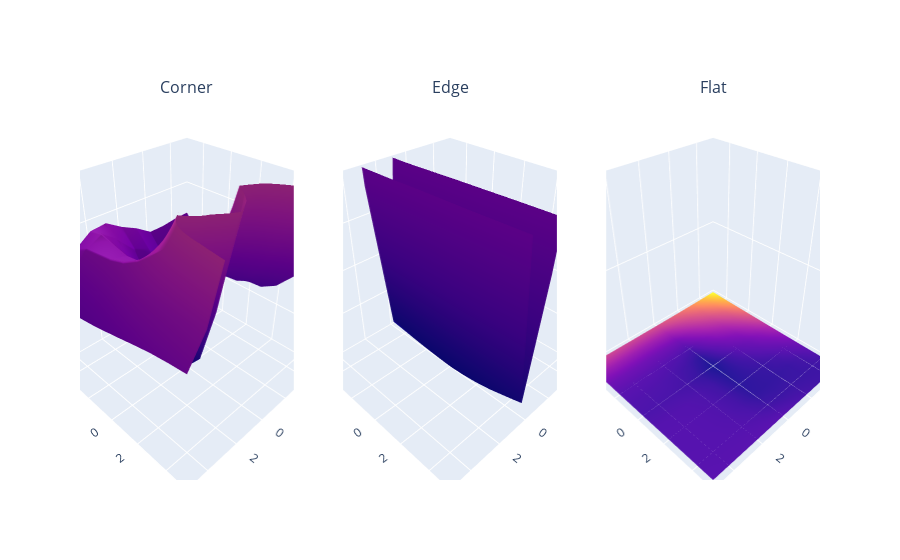

Notebook code for this chart:
### Code cell
import plotly as py
import plotly.graph_objs as go
from plotly.subplots import make_subplots

def evaluate_E(gray_image, x, y, weights, uv_range):
    out = np.zeros((2*uv_range+1, 2*uv_range+1))
    for xi, u in enumerate(range(-uv_range, uv_range+1)):
        for yi, v in enumerate(range(-uv_range, uv_range+1)):
            out[yi, xi] = E(gray_image, u, v, x, y, weights)
    return out

def plot_E(gray_image, x, y):
    weights = scipy.signal.gaussian(9, 1.5).reshape(9,1)
    weights = weights @ weights.T
    z = evaluate_E(gray_image, x, y, weights, 5)
    
    uv_range = 5
    u, v = np.meshgrid(np.arange(-uv_range, uv_range+1), np.arange(-uv_range, uv_range+1))
    return go.Surface(x=u, y=v, z=z, showscale=False)

# 3D plots with plotly
fig = make_subplots(rows=1, cols=3,
                    subplot_titles=("Corner", "Edge", "Flat"),
                    specs=[[{"type": "surface"}, {"type": "surface"}, {"type": "surface"}]])
fig.add_trace(
    plot_E(cybertruck_image, 100, 846),
    row=1, col=1
)
fig.add_trace(
    plot_E(cybertruck_image, 1110, 880),
    row=1, col=2
)
fig.add_trace(
    plot_E(cybertruck_image, 1850, 1000),
    row=1, col=3
)
scene = dict(zaxis=dict(range=[0,0.2]), xaxis_title="u", yaxis_title="v")
fig.update_layout(scene1=scene, scene2=scene, scene3=scene)
fig.show()

# 2D plots (matplotlib)
helpers.show_images({
    "Corner": cybertruck_image[836:856, 90:110],
    "Edge": cybertruck_image[870:890, 1100:1120],
    "Flat": cybertruck_image[990:1010, 1840:1860]
}, nrows=1, ncols=3)

### Figure 1 — Plotly figure (JSON) as saved in the notebook; plotly's stock layout.template omitted (floating-point values rounded to 4 significant figures)
{"data": [{"scene": "scene", "showscale": false, "type": "surface", "x": [[-5, -4, -3, -2, -1, 0, 1, 2, 3, 4, 5], [-5, -4, -3, -2, -1, 0, 1, 2, 3, 4, 5], [-5, -4, -3, -2, -1, 0, 1, 2, 3, 4, 5], [-5, -4, -3, -2, -1, 0, 1, 2, 3, 4, 5], [-5, -4, -3, -2, -1, 0, 1, 2, 3, 4, 5], [-5, -4, -3, -2, -1, 0, 1, 2, 3, 4, 5], [-5, -4, -3, -2, -1, 0, 1, 2, 3, 4, 5], [-5, -4, -3, -2, -1, 0, 1, 2, 3, 4, 5], [-5, -4, -3, -2, -1, 0, 1, 2, 3, 4, 5], [-5, -4, -3, -2, -1, 0, 1, 2, 3, 4, 5], [-5, -4, -3, -2, -1, 0, 1, 2, 3, 4, 5]], "y": [[-5, -5, -5, -5, -5, -5, -5, -5, -5, -5, -5], [-4, -4, -4, -4, -4, -4, -4, -4, -4, -4, -4], [-3, -3, -3, -3, -3, -3, -3, -3, -3, -3, -3], [-2, -2, -2, -2, -2, -2, -2, -2, -2, -2, -2], [-1, -1, -1, -1, -1, -1, -1, -1, -1, -1, -1], [0, 0, 0, 0, 0, 0, 0, 0, 0, 0, 0], [1, 1, 1, 1, 1, 1, 1, 1, 1, 1, 1], [2, 2, 2, 2, 2, 2, 2, 2, 2, 2, 2], [3, 3, 3, 3, 3, 3, 3, 3, 3, 3, 3], [4, 4, 4, 4, 4, 4, 4, 4, 4, 4, 4], [5, 5, 5, 5, 5, 5, 5, 5, 5, 5, 5]], "z": [[0.1159, 0.1149, 0.1124, 0.1121, 0.1234, 0.1319, 0.1429, 0.141, 0.1284, 0.1104, 0.09583], [0.09508, 0.1009, 0.09401, 0.09206, 0.1055, 0.1129, 0.132, 0.1454, 0.1368, 0.1141, 0.09606], [0.0787, 0.08769, 0.07687, 0.07733, 0.0867, 0.08407, 0.1099, 0.1414, 0.1395, 0.1159, 0.09582], [0.07144, 0.07833, 0.07023, 0.07753, 0.07224, 0.05073, 0.08557, 0.1374, 0.1423, 0.1189, 0.0976], [0.06814, 0.07272, 0.07801, 0.09359, 0.06205, 0.01708, 0.06718, 0.1395, 0.1477, 0.1233, 0.1009], [0.06528, 0.07452, 0.1031, 0.127, 0.06482, 0, 0.06965, 0.1541, 0.1573, 0.1293, 0.1051], [0.06659, 0.09024, 0.1473, 0.1806, 0.09655, 0.0237, 0.1058, 0.1832, 0.1702, 0.1356, 0.1097], [0.07718, 0.1227, 0.2054, 0.2462, 0.1585, 0.09381, 0.1714, 0.2202, 0.1829, 0.1403, 0.1143], [0.09772, 0.1713, 0.2746, 0.3169, 0.2417, 0.1956, 0.2507, 0.2572, 0.1934, 0.1436, 0.1186], [0.1266, 0.2381, 0.3629, 0.3998, 0.3394, 0.3098, 0.3297, 0.2902, 0.2034, 0.1476, 0.1218], [0.1649, 0.3252, 0.4758, 0.5032, 0.4485, 0.4197, 0.396, 0.3151, 0.2128, 0.1524, 0.1242]]}, {"scene": "scene2", "showscale": false, "type": "surface", "x": [[-5, -4, -3, -2, -1, 0, 1, 2, 3, 4, 5], [-5, -4, -3, -2, -1, 0, 1, 2, 3, 4, 5], [-5, -4, -3, -2, -1, 0, 1, 2, 3, 4, 5], [-5, -4, -3, -2, -1, 0, 1, 2, 3, 4, 5], [-5, -4, -3, -2, -1, 0, 1, 2, 3, 4, 5], [-5, -4, -3, -2, -1, 0, 1, 2, 3, 4, 5], [-5, -4, -3, -2, -1, 0, 1, 2, 3, 4, 5], [-5, -4, -3, -2, -1, 0, 1, 2, 3, 4, 5], [-5, -4, -3, -2, -1, 0, 1, 2, 3, 4, 5], [-5, -4, -3, -2, -1, 0, 1, 2, 3, 4, 5], [-5, -4, -3, -2, -1, 0, 1, 2, 3, 4, 5]], "y": [[-5, -5, -5, -5, -5, -5, -5, -5, -5, -5, -5], [-4, -4, -4, -4, -4, -4, -4, -4, -4, -4, -4], [-3, -3, -3, -3, -3, -3, -3, -3, -3, -3, -3], [-2, -2, -2, -2, -2, -2, -2, -2, -2, -2, -2], [-1, -1, -1, -1, -1, -1, -1, -1, -1, -1, -1], [0, 0, 0, 0, 0, 0, 0, 0, 0, 0, 0], [1, 1, 1, 1, 1, 1, 1, 1, 1, 1, 1], [2, 2, 2, 2, 2, 2, 2, 2, 2, 2, 2], [3, 3, 3, 3, 3, 3, 3, 3, 3, 3, 3], [4, 4, 4, 4, 4, 4, 4, 4, 4, 4, 4], [5, 5, 5, 5, 5, 5, 5, 5, 5, 5, 5]], "z": [[0.2459, 0.2899, 0.3767, 0.416, 0.2287, 0.007123, 0.1812, 0.5932, 0.8346, 0.883, 0.8689], [0.2462, 0.2964, 0.387, 0.4226, 0.2271, 0.005426, 0.1885, 0.6023, 0.8341, 0.8737, 0.8582], [0.2502, 0.3041, 0.3944, 0.4216, 0.2176, 0.003584, 0.1979, 0.6113, 0.8343, 0.8666, 0.8517], [0.256, 0.3122, 0.4006, 0.4177, 0.205, 0.00196, 0.2089, 0.6212, 0.8362, 0.8622, 0.8491], [0.2615, 0.3194, 0.4056, 0.4134, 0.1932, 0.0008471, 0.2178, 0.6274, 0.8351, 0.8566, 0.8465], [0.2656, 0.3235, 0.4068, 0.4075, 0.1832, 0, 0.2228, 0.6272, 0.8286, 0.8502, 0.8461], [0.2674, 0.3226, 0.401, 0.3974, 0.1747, 0.001293, 0.2267, 0.6241, 0.8218, 0.8506, 0.8567], [0.2661, 0.3159, 0.3879, 0.3824, 0.166, 0.003634, 0.2322, 0.6239, 0.8196, 0.858, 0.8747], [0.2612, 0.3047, 0.3711, 0.3663, 0.159, 0.007556, 0.2411, 0.63, 0.8232, 0.867, 0.889], [0.2529, 0.2905, 0.3535, 0.3519, 0.1547, 0.01285, 0.2525, 0.6409, 0.8298, 0.8724, 0.8937], [0.2435, 0.2759, 0.3369, 0.3396, 0.152, 0.01846, 0.2641, 0.6527, 0.8361, 0.8736, 0.8922]]}, {"scene": "scene3", "showscale": false, "type": "surface", "x": [[-5, -4, -3, -2, -1, 0, 1, 2, 3, 4, 5], [-5, -4, -3, -2, -1, 0, 1, 2, 3, 4, 5], [-5, -4, -3, -2, -1, 0, 1, 2, 3, 4, 5], [-5, -4, -3, -2, -1, 0, 1, 2, 3, 4, 5], [-5, -4, -3, -2, -1, 0, 1, 2, 3, 4, 5], [-5, -4, -3, -2, -1, 0, 1, 2, 3, 4, 5], [-5, -4, -3, -2, -1, 0, 1, 2, 3, 4, 5], [-5, -4, -3, -2, -1, 0, 1, 2, 3, 4, 5], [-5, -4, -3, -2, -1, 0, 1, 2, 3, 4, 5], [-5, -4, -3, -2, -1, 0, 1, 2, 3, 4, 5], [-5, -4, -3, -2, -1, 0, 1, 2, 3, 4, 5]], "y": [[-5, -5, -5, -5, -5, -5, -5, -5, -5, -5, -5], [-4, -4, -4, -4, -4, -4, -4, -4, -4, -4, -4], [-3, -3, -3, -3, -3, -3, -3, -3, -3, -3, -3], [-2, -2, -2, -2, -2, -2, -2, -2, -2, -2, -2], [-1, -1, -1, -1, -1, -1, -1, -1, -1, -1, -1], [0, 0, 0, 0, 0, 0, 0, 0, 0, 0, 0], [1, 1, 1, 1, 1, 1, 1, 1, 1, 1, 1], [2, 2, 2, 2, 2, 2, 2, 2, 2, 2, 2], [3, 3, 3, 3, 3, 3, 3, 3, 3, 3, 3], [4, 4, 4, 4, 4, 4, 4, 4, 4, 4, 4], [5, 5, 5, 5, 5, 5, 5, 5, 5, 5, 5]], "z": [[0.002525, 0.002092, 0.001738, 0.001499, 0.001348, 0.001222, 0.00117, 0.001147, 0.001143, 0.001135, 0.001097], [0.002139, 0.001728, 0.001419, 0.0012, 0.001006, 0.0008136, 0.000767, 0.0007453, 0.0007415, 0.0007364, 0.0007124], [0.001778, 0.001395, 0.001136, 0.0009372, 0.0007136, 0.0004821, 0.0004585, 0.0004473, 0.0004502, 0.0004495, 0.0004363], [0.001451, 0.001127, 0.0008722, 0.0006914, 0.0004709, 0.0002333, 0.0002677, 0.0002863, 0.0002991, 0.000303, 0.0002999], [0.001169, 0.0008854, 0.0006342, 0.0004806, 0.0002961, 8.628e-05, 0.0001769, 0.0002246, 0.0002468, 0.0002545, 0.0002584], [0.0009046, 0.0006532, 0.0004529, 0.0003198, 0.0001687, 0, 0.0001301, 0.000196, 0.0002209, 0.0002301, 0.0002367], [0.0006714, 0.0004775, 0.0003304, 0.0002168, 0.0001362, 4.527e-05, 0.0001741, 0.0002391, 0.0002637, 0.0002722, 0.000276], [0.0004731, 0.0003247, 0.0002095, 0.0001463, 0.0001162, 7.463e-05, 0.0001922, 0.0002515, 0.0002742, 0.0002807, 0.0002825], [0.0003237, 0.0002101, 0.0001487, 0.0001258, 0.0001138, 0.0001057, 0.0002062, 0.0002595, 0.000276, 0.0002806, 0.0002818], [0.0002117, 0.0001638, 0.0001489, 0.0001543, 0.0001543, 0.0001852, 0.0002474, 0.0002732, 0.0002805, 0.0002833, 0.000287], [0.0001376, 0.0001596, 0.0001898, 0.0002187, 0.0002592, 0.000303, 0.0003072, 0.0003027, 0.0002975, 0.0002984, 0.0003093]]}], "layout": {"annotations": [{"font": {"size": 16}, "showarrow": false, "text": "Corner", "x": 0.1444, "xanchor": "center", "xref": "paper", "y": 1, "yanchor": "bottom", "yref": "paper"}, {"font": {"size": 16}, "showarrow": false, "text": "Edge", "x": 0.5, "xanchor": "center", "xref": "paper", "y": 1, "yanchor": "bottom", "yref": "paper"}, {"font": {"size": 16}, "showarrow": false, "text": "Flat", "x": 0.8556, "xanchor": "center", "xref": "paper", "y": 1, "yanchor": "bottom", "yref": "paper"}], "scene": {"domain": {"x": [0, 0.2889], "y": [0, 1]}, "xaxis": {"title": {"text": "u"}}, "yaxis": {"title": {"text": "v"}}, "zaxis": {"range": [0, 0.2]}}, "scene2": {"domain": {"x": [0.3556, 0.6444], "y": [0, 1]}, "xaxis": {"title": {"text": "u"}}, "yaxis": {"title": {"text": "v"}}, "zaxis": {"range": [0, 0.2]}}, "scene3": {"domain": {"x": [0.7111, 1], "y": [0, 1]}, "xaxis": {"title": {"text": "u"}}, "yaxis": {"title": {"text": "v"}}, "zaxis": {"range": [0, 0.2]}}}}
